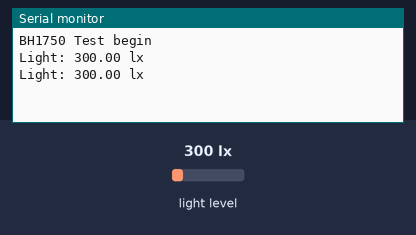
Recording of a sketch running on a simulated Arduino Uno, built with avr-gcc and run on an emulated ATmega328P. Shown: the last lines printed to the serial monitor. Inputs (shaded band) come from the test bench; at power-on: light level 300 lx.

Above: at 2.8 s.
2.9 s: light level set to 40 lx
At 5.2 s:
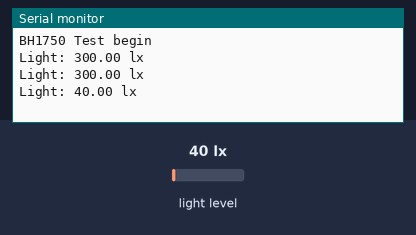
5.6 s: light level set to 500 lx
At 6.8 s:
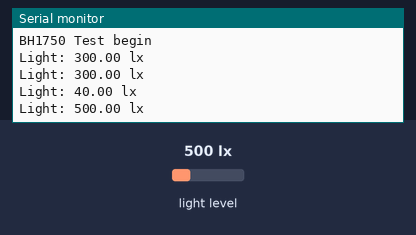
Timing chart, 0 to 8.6 s (numbered marks = the images above; inputs shaded):
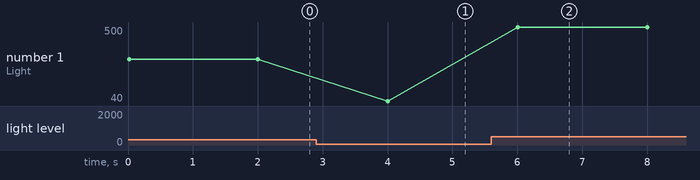

The sketch:

Test_BH1750.ino
```cpp
/*
NodeMCU BH1750 TEST
By Hengjie Yu (https://github.com/YuHengjie)
*/

#include <Wire.h>
#include <BH1750.h>

BH1750 lightMeter;

void setup(){
  Serial.begin(9600);

  Wire.begin();
  lightMeter.begin();        // lightMeter.begin(BH1750::CONTINUOUS_HIGH_RES_MODE): default mode
  Serial.print('\n');
  Serial.println(F("BH1750 Test begin"));

}

void loop() {
  float lux = lightMeter.readLightLevel();
  Serial.print("Light: ");
  Serial.print(lux);
  Serial.println(" lx");
  delay(2000);
}
```

Measured:
- after the input at 2.9 s, the serial monitor: prints a new line after 1.1 s (image 1)
- after the input at 5.6 s, the serial monitor: prints a new line after 0.40 s (image 2)
- plotted number 1: 300 → 40 after the input at 2.9 s, 40 → 500 after the input at 5.6 s
